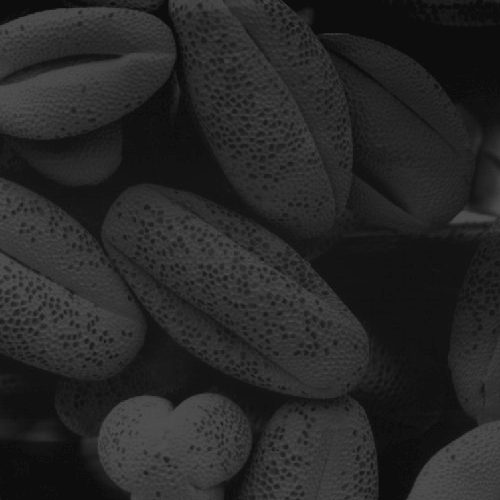
//> input picture eqHist/test.tif, 500 x 500 px
$ ./rg_rgb ../eqHist/test.tif 3   (built with g++ and OpenCV 4)
//> lines starting //> are read from the running program, lines starting //| are printed output that depends on the picture
#include <iostream>
#include <time.h>
#include <opencv2/opencv.hpp>

cv::Mat raw_img;

void regionGrowingRGB(cv::Mat src, cv::Mat &dst, int min_threshold);

int main(int argc, char **argv)
{
  srand(time(NULL));
  if(argc < 3)
  {
    std::cerr << "Less args" << std::endl;
    exit(-1);
  }

  raw_img = cv::imread(argv[1], cv::IMREAD_ANYCOLOR);
//> raw_img is the input picture: 500 rows x 500 cols, CV_8UC1; min 13, max 83, mean 38.7
  if(!raw_img.data)
  {
    std::cerr << "Image error" << std::endl;
    exit(-1);
  }


  cv::imshow("RAW img", raw_img);
  cv::Mat dst(raw_img.size(), raw_img.type());


  regionGrowingRGB(raw_img, dst, atoi(argv[2]));
  cv::imshow("dst img", dst);

  cv::waitKey(0);
  return 0;
}

double euclideDist(cv::Vec3b &a, cv::Vec3b &b)
{
  double sum = 0.0;
  for(int i=0; i<3; i++)
    sum += std::pow(a[i]-b[i], 2);
  sum = std::sqrt(sum);
  return sum;
}

void regionGrowingRGB(cv::Mat src, cv::Mat &dst, int min_threshold)
{
//> called with min_threshold = 3
  std::vector<cv::Point> pixelVector;
  cv::Mat regions(src.size(), CV_32F, cv::Scalar(0));
  int x_seed;
  int y_seed;
  int num_pix = regions.total();
//> num_pix = 250000
  cv::Vec3b black_pixel(0,0,0);

  while( num_pix )
  {
    //worst new seed getter ever
    x_seed = rand()%src.rows;
    y_seed = rand()%src.cols;

    if( regions.at<float>(x_seed, y_seed) == 0 )
    {
      regions.at<float>(x_seed, y_seed) = 1;
      num_pix--;
      cv::Vec3b pixelValue = src.at<cv::Vec3b>(x_seed, y_seed);

      pixelVector.clear();
      pixelVector.push_back(cv::Point(x_seed, y_seed));

      while(!pixelVector.empty())
      {
        cv::Point pixel = pixelVector.back();
        int x = pixel.x;
        int y = pixel.y;
        pixelVector.pop_back();

        for(int u = -1; u < 2; u++)
        {
          for(int v = -1; v < 2; v++)
          {
            if( x+u >=0 && x+u < src.rows && y+v >= 0 && y+v < src.cols )
            {
              if(euclideDist(src.at<cv::Vec3b>(u+x, v+y), pixelValue) < min_threshold && regions.at<float>(u+x, v+y) == 0)
              {
                regions.at<float>(u+x, v+y) = 1;
                num_pix--;
                dst.at<cv::Vec3b>(u+x, v+y) = pixelValue;

                pixelVector.push_back(cv::Point(u+x, y+v));
              }
            }
          }
        }
      }
    }
  }
//> this loop made 3336844 passes
//> num_pix on passes 2, 4, 5, 6, 7, 8, 9, 10, 11, 12, 13, 14: 245853, 245848, 241666, 241665, 241664, 241659, 241657, 241654, 241652, 241649, 241647, 241511
//> num_pix on pass 1: 245854
//> regions: 500 rows x 500 cols, CV_32FC1; every value is 1
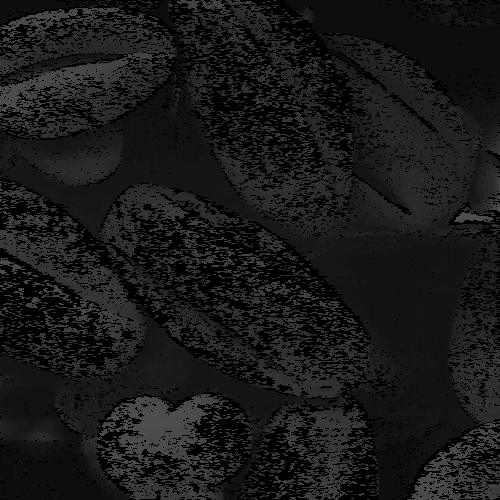
//> dst: 500 rows x 500 cols, CV_8UC1; min 0, max 81, mean 24.3
//> after the loop, num_pix = 0
}
